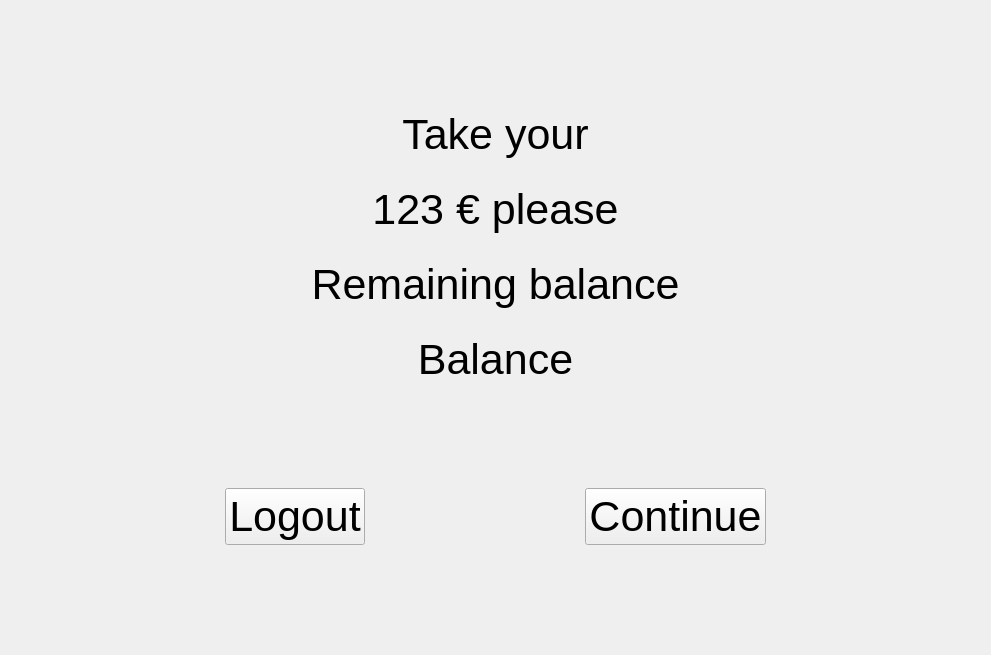
<?xml version="1.0" encoding="UTF-8"?>
<ui version="4.0">
 <class>WithdrawalOK</class>
 <widget class="QWidget" name="WithdrawalOK">
  <property name="geometry">
   <rect>
    <x>0</x>
    <y>0</y>
    <width>991</width>
    <height>655</height>
   </rect>
  </property>
  <property name="sizePolicy">
   <sizepolicy hsizetype="Minimum" vsizetype="Minimum">
    <horstretch>0</horstretch>
    <verstretch>0</verstretch>
   </sizepolicy>
  </property>
  <property name="minimumSize">
   <size>
    <width>300</width>
    <height>300</height>
   </size>
  </property>
  <property name="windowTitle">
   <string>Form</string>
  </property>
  <layout class="QVBoxLayout" name="verticalLayout">
   <item>
    <spacer name="verticalSpacer">
     <property name="orientation">
      <enum>Qt::Vertical</enum>
     </property>
     <property name="sizeHint" stdset="0">
      <size>
       <width>20</width>
       <height>144</height>
      </size>
     </property>
    </spacer>
   </item>
   <item>
    <widget class="QLabel" name="labelTop">
     <property name="font">
      <font>
       <pointsize>32</pointsize>
      </font>
     </property>
     <property name="text">
      <string>Take your</string>
     </property>
     <property name="alignment">
      <set>Qt::AlignCenter</set>
     </property>
    </widget>
   </item>
   <item>
    <spacer name="verticalSpacer_4">
     <property name="orientation">
      <enum>Qt::Vertical</enum>
     </property>
     <property name="sizeType">
      <enum>QSizePolicy::Fixed</enum>
     </property>
     <property name="sizeHint" stdset="0">
      <size>
       <width>20</width>
       <height>20</height>
      </size>
     </property>
    </spacer>
   </item>
   <item>
    <widget class="QLabel" name="labelAmount">
     <property name="font">
      <font>
       <pointsize>32</pointsize>
      </font>
     </property>
     <property name="text">
      <string>123 € please</string>
     </property>
     <property name="alignment">
      <set>Qt::AlignCenter</set>
     </property>
    </widget>
   </item>
   <item>
    <spacer name="verticalSpacer_5">
     <property name="orientation">
      <enum>Qt::Vertical</enum>
     </property>
     <property name="sizeType">
      <enum>QSizePolicy::Fixed</enum>
     </property>
     <property name="sizeHint" stdset="0">
      <size>
       <width>20</width>
       <height>20</height>
      </size>
     </property>
    </spacer>
   </item>
   <item>
    <widget class="QLabel" name="labelCenter">
     <property name="font">
      <font>
       <pointsize>32</pointsize>
      </font>
     </property>
     <property name="text">
      <string>Remaining balance</string>
     </property>
     <property name="alignment">
      <set>Qt::AlignCenter</set>
     </property>
    </widget>
   </item>
   <item>
    <spacer name="verticalSpacer_6">
     <property name="orientation">
      <enum>Qt::Vertical</enum>
     </property>
     <property name="sizeType">
      <enum>QSizePolicy::Fixed</enum>
     </property>
     <property name="sizeHint" stdset="0">
      <size>
       <width>20</width>
       <height>20</height>
      </size>
     </property>
    </spacer>
   </item>
   <item>
    <widget class="QLabel" name="labelBalance">
     <property name="font">
      <font>
       <pointsize>32</pointsize>
      </font>
     </property>
     <property name="text">
      <string>Balance</string>
     </property>
     <property name="alignment">
      <set>Qt::AlignCenter</set>
     </property>
    </widget>
   </item>
   <item>
    <spacer name="verticalSpacer_2">
     <property name="orientation">
      <enum>Qt::Vertical</enum>
     </property>
     <property name="sizeHint" stdset="0">
      <size>
       <width>20</width>
       <height>144</height>
      </size>
     </property>
    </spacer>
   </item>
   <item>
    <layout class="QHBoxLayout" name="horizontalLayout">
     <item>
      <spacer name="horizontalSpacer_2">
       <property name="orientation">
        <enum>Qt::Horizontal</enum>
       </property>
       <property name="sizeHint" stdset="0">
        <size>
         <width>40</width>
         <height>20</height>
        </size>
       </property>
      </spacer>
     </item>
     <item>
      <widget class="QPushButton" name="btnLogout">
       <property name="font">
        <font>
         <pointsize>32</pointsize>
        </font>
       </property>
       <property name="text">
        <string>Logout</string>
       </property>
      </widget>
     </item>
     <item>
      <spacer name="horizontalSpacer">
       <property name="orientation">
        <enum>Qt::Horizontal</enum>
       </property>
       <property name="sizeHint" stdset="0">
        <size>
         <width>40</width>
         <height>20</height>
        </size>
       </property>
      </spacer>
     </item>
     <item>
      <widget class="QPushButton" name="btnContinue">
       <property name="font">
        <font>
         <pointsize>32</pointsize>
        </font>
       </property>
       <property name="text">
        <string>Continue</string>
       </property>
      </widget>
     </item>
     <item>
      <spacer name="horizontalSpacer_3">
       <property name="orientation">
        <enum>Qt::Horizontal</enum>
       </property>
       <property name="sizeHint" stdset="0">
        <size>
         <width>40</width>
         <height>20</height>
        </size>
       </property>
      </spacer>
     </item>
    </layout>
   </item>
   <item>
    <spacer name="verticalSpacer_3">
     <property name="orientation">
      <enum>Qt::Vertical</enum>
     </property>
     <property name="sizeHint" stdset="0">
      <size>
       <width>20</width>
       <height>144</height>
      </size>
     </property>
    </spacer>
   </item>
  </layout>
 </widget>
 <resources/>
 <connections/>
</ui>
